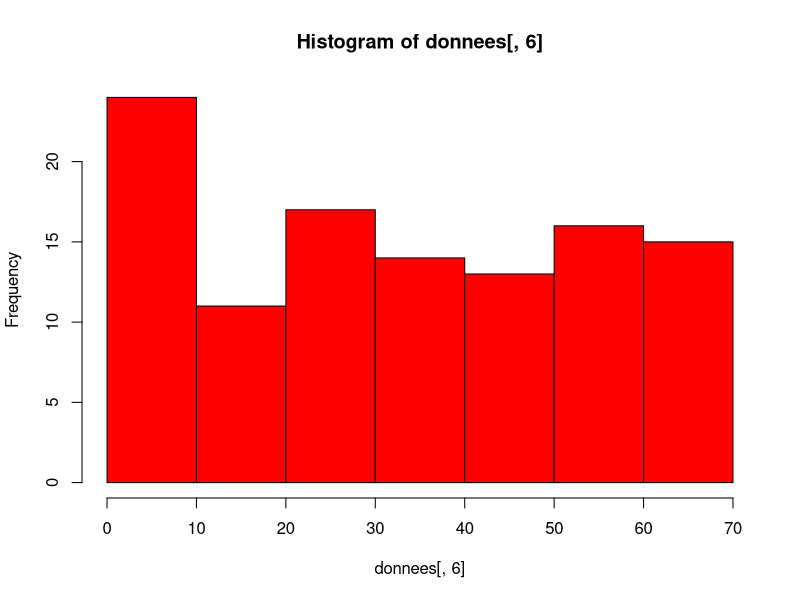

Reproduce this figure in R.
## ---- chunk 1
knitr::opts_chunk$set(echo = TRUE, fig.pos= "h")
# library(FactoMineR)
## ---- chunk 2
donnees<-read.csv2("data/JEU_1.csv",header=TRUE, na.strings = c("NA","-","VIDE"), sep=";", dec=",")# changer le fichier d'entrée
head(donnees,7) #
n <- nrow(donnees)
p <- ncol(donnees)
## ---- chunk 3
desc <- function(x){
  # x <- donnees[,6] #pour debug
  Moy <- mean(x,na.rm=TRUE)
  Mini<- min(x,na.rm=TRUE)
  Max<- max(x,na.rm=TRUE)
  E_type<- sd(x,na.rm=TRUE)

  rbind(Moy, Mini, Max, E_type)
  
}
## ---- chunk 4
#desc(nb_poules)
#desc(consommation)

#str(donnees)

for (i in 6:8){
  print(names(donnees)[i])
  print(desc(donnees[,i]))
} 

## ---- chunk 5
hist(donnees[,6], col="red")
